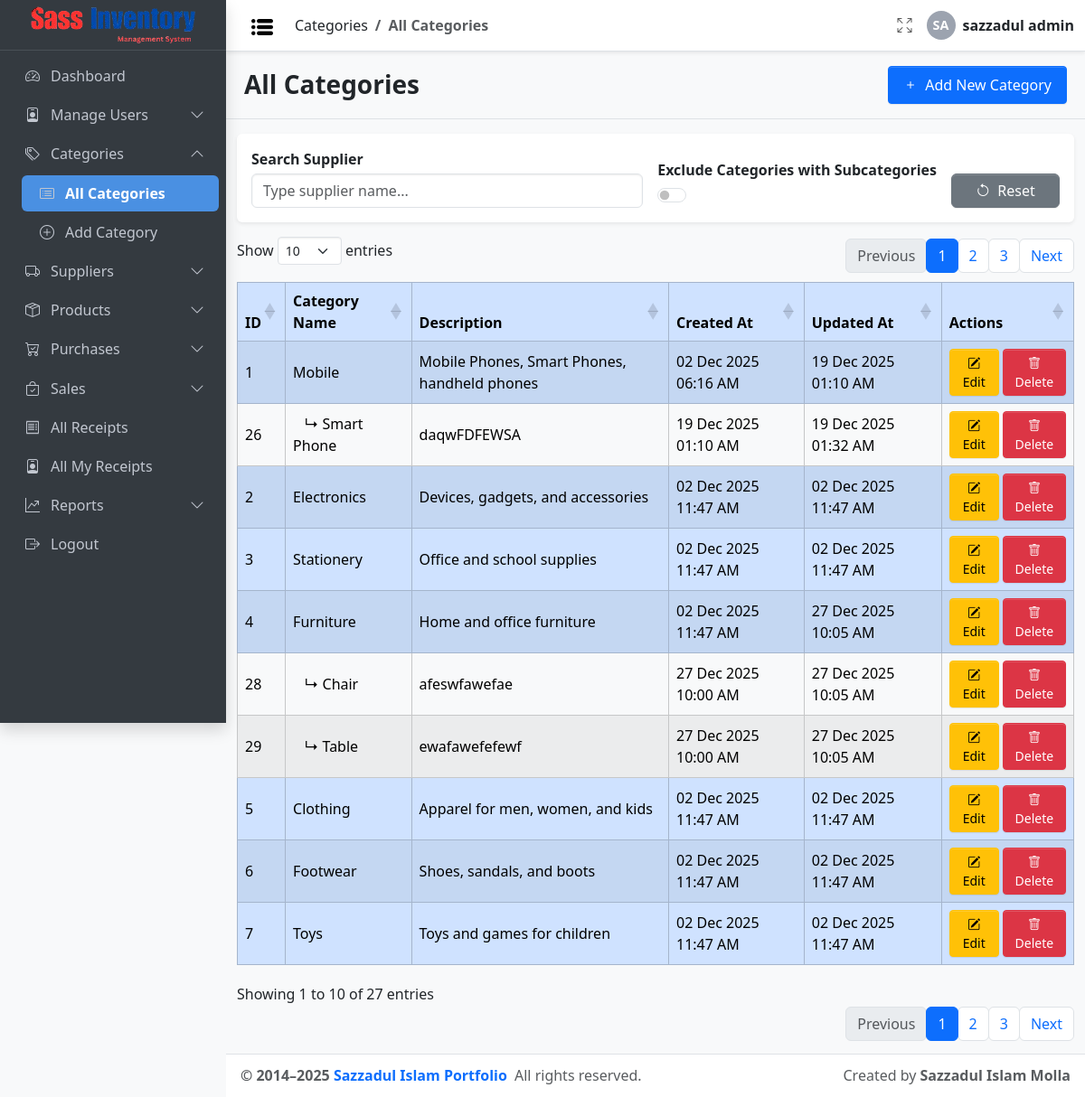
/category/index.php (signed in), run on the app's committed database.
### tables this page shows
CREATE TABLE `category` (
  `id` int(11) NOT NULL,
  `name` varchar(100) NOT NULL,
  `parent_id` int(11) DEFAULT NULL,
  `description` text DEFAULT NULL COMMENT 'Optional description',
  `created_at` timestamp NOT NULL DEFAULT current_timestamp(),
  `updated_at` timestamp NOT NULL DEFAULT current_timestamp() COMMENT 'Auto-update on record change'
);

### config/db_config.php (called while the page is built, shortened)
<?php
function can($permission, $userPermissions = null)
{
  global $USER_PERMISSIONS;
  $userPermissions = $userPermissions ?? $USER_PERMISSIONS;
  return in_array($permission, $userPermissions);
}
$Project_URL = "http://localhost/Sass_Inventory_Management/";

### Inc/link.php (called while the page is built)
<?php
$Project_URL = "http://localhost/Sass_Inventory_Management/";
function getUserPermissions($roleId, $conn)
{
  $permissions = [];
  $stmt = $conn->prepare("
        SELECT permission_name
        FROM role_permission_matrix
        WHERE role_id = ? AND assigned = 1
    ");
  $stmt->bind_param("i", $roleId);
  $stmt->execute();
  $result = $stmt->get_result();
  while ($row = $result->fetch_assoc()) {
    $permissions[] = $row['permission_name'];
  }
  return $permissions;
}

### category/index.php (the view, shortened to what this page needs)
<?php
include_once __DIR__ . '/../config/auth_guard.php';
?>
<!doctype html>
<html lang="en">
<head>
  <link rel="stylesheet"
    href="https://cdn.jsdelivr.net/npm/@fontsource/source-sans-3@5.0.12/index.css"
    media="print" onload="this.media='all'" />
  <link rel="stylesheet"
    href="https://cdn.jsdelivr.net/npm/bootstrap-icons@1.13.1/font/bootstrap-icons.min.css" />
  <link rel="stylesheet" href="<?= $Project_URL ?>/css/adminlte.css" />
  <link rel="stylesheet"
    href="https://cdn.datatables.net/1.13.6/css/dataTables.bootstrap5.min.css" />
</head>
<?php
$conn = connectDB();
$sql = "SELECT * FROM category WHERE parent_id IS NULL ORDER BY id ASC";
$mainCategories = $conn->query($sql);
?>
<body class="layout-fixed sidebar-expand-lg bg-body-tertiary">
  <div class="app-wrapper">
    <?php include_once '../Inc/Navbar.php'; ?>
    <?php include_once '../Inc/Sidebar.php'; ?>
    <main class="app-main">
      <div class="app-content-header py-3 border-bottom">
        <div class="container-fluid d-flex justify-content-between align-items-center flex-wrap">
          <h3 class="mb-0 " style="font-weight: 800;">All Categories</h3>
          <?php if (can('add_category')): ?>
            <a href="add.php" class="btn btn-sm btn-primary px-3 py-2" style=" font-size: medium; ">
              <i class="bi bi-plus me-1"></i> Add New Category
            </a>
          <?php endif; ?>
        </div>
      </div>
      <div class="app-content-body mt-3 container-fluid">
        <div class="table-toolbar p-3 mb-3 rounded shadow-sm bg-white d-flex flex-wrap align-items-end gap-3">
          <div class="d-flex flex-column flex-grow-1" style="min-width: 200px;">
            <label for="supplierSearch" class="form-label fw-semibold mb-1">Search Supplier</label>
            <input type="text" id="supplierSearch" class="form-control" placeholder="Type supplier name...">
          </div>
          <div class="d-flex flex-column justify-content-end" style="min-width: 200px;">
            <label class="form-label fw-semibold mb-1">Exclude Categories with Subcategories</label>
            <div class="form-check form-switch">
              <input class="form-check-input" type="checkbox" id="excludeSubCategories">
            </div>
          </div>
          <div class="d-flex flex-column align-items-start" style="min-width: 120px;">
            <label class="form-label mb-1">&nbsp;</label>
            <button id="resetFilters" class=" btn btn-secondary w-100 d-flex align-items-center justify-content-center gap-2">
              <i class="bi bi-arrow-counterclockwise reset-icon"></i> Reset
            </button>
          </div>
        </div>
        <div class="table-responsive">
          <?php if ($mainCategories->num_rows > 0): ?>
            <table id="categoriesTable" class="table table-bordered table-hover table-striped align-middle">
              <thead class="table-primary">
                <tr>
                  <th>ID</th>
                  <th>Category Name</th>
                  <th>Description</th>
                  <th>Created At</th>
                  <th>Updated At</th>
                  <th>Actions</th>
                </tr>
              </thead>
              <tbody>
                <?php while ($main = $mainCategories->fetch_assoc()): ?>
                  <?php
                  $mainId = $main['id'];
                  $stmtSub = $conn->prepare("SELECT * FROM category WHERE parent_id = ? ORDER BY id ASC");
                  $stmtSub->bind_param("i", $mainId);
                  $stmtSub->execute();
                  $subCategories = $stmtSub->get_result();
                  $hasSub = $subCategories->num_rows > 0;
                  ?>
                  <tr class="table-primary"
                    data-id="<?= $mainId ?>"
                    data-name="<?= htmlspecialchars(strtolower($main['name'])) ?>"
                    data-hassub="<?= $hasSub ? 1 : 0 ?>">
                    <td><?= htmlspecialchars($mainId) ?></td>
                    <td><?= htmlspecialchars($main['name']) ?></td>
                    <td><?= htmlspecialchars($main['description']) ?></td>
                    <td><?= !empty($main['created_at']) ? date('d M Y h:i A', strtotime($main['created_at'])) : '' ?></td>
                    <td><?= !empty($main['updated_at']) ? date('d M Y h:i A', strtotime($main['updated_at'])) : '' ?></td>
                    <td>
                      <div class="d-flex gap-1">
                        <?php if (can('edit_category')): ?>
                          <a href="edit.php?id=<?= urlencode($mainId) ?>" class="btn btn-warning btn-sm flex-fill">
                            <i class="bi bi-pencil-square"></i> Edit
                          </a>
                        <?php endif; ?>
                        <?php if (can('delete_category')): ?>
                          <a href="delete.php?id=<?= urlencode($mainId) ?>" class="btn btn-danger btn-sm flex-fill"
                            onclick="return confirm('Are you sure you want to delete this category?');">
                            <i class="bi bi-trash"></i> Delete
                          </a>
                        <?php endif; ?>
                      </div>
                    </td>
                  </tr>
                  <?php while ($sub = $subCategories->fetch_assoc()): ?>
                    <tr class="table-light"
                      data-id="<?= $sub['id'] ?>"
                      data-name="<?= htmlspecialchars(strtolower($sub['name'])) ?>"
                      data-parent="<?= $mainId ?>">
                      <td><?= htmlspecialchars($sub['id']) ?></td>
                      <td>&nbsp;&nbsp;&nbsp;↳ <?= htmlspecialchars($sub['name']) ?></td>
                      <td><?= htmlspecialchars($sub['description']) ?></td>
                      <td><?= !empty($sub['created_at']) ? date('d M Y h:i A', strtotime($sub['created_at'])) : '' ?></td>
                      <td><?= !empty($sub['updated_at']) ? date('d M Y h:i A', strtotime($sub['updated_at'])) : '' ?></td>
                      <td>
                        <div class="d-flex gap-1">
                          <?php if (can('edit_category')): ?>
                            <a href="edit.php?id=<?= urlencode($sub['id']) ?>" class="btn btn-warning btn-sm flex-fill">
                              <i class="bi bi-pencil-square"></i> Edit
                            </a>
                          <?php endif; ?>
                          <?php if (can('delete_category')): ?>
                            <a href="delete.php?id=<?= urlencode($sub['id']) ?>" class="btn btn-danger btn-sm flex-fill"
                              onclick="return confirm('Are you sure you want to delete this subcategory?');">
                              <i class="bi bi-trash"></i> Delete
                            </a>
                          <?php endif; ?>
                        </div>
                      </td>
                    </tr>
                  <?php endwhile;
                  $stmtSub->close(); ?>
                <?php endwhile; ?>
              </tbody>
            </table>
          <?php endif; ?>
        </div>
      </div>
    </main>
    <?php include_once '../Inc/Footer.php'; ?>
  </div>
</body>
</html>

### Inc/Navbar.php (shortened to what this page needs)
<?php include_once 'link.php' ?>
<?php
$currentPath = $_SERVER['PHP_SELF'];
$currentFile = basename($currentPath);
$currentDir  = basename(dirname($currentPath));
$parentTitle = null;
$childTitle  = null;
foreach ($sidebarMenu as $item) {
    if (!empty($item['submenu'])) {
        foreach ($item['submenu'] as $sub) {
            $subFile = basename($sub['url']);
            $subDir  = basename(dirname($sub['url']));
            if (
                ($subFile === $currentFile && $subDir === $currentDir) ||
                ($subFile === "index.php" && $subDir === $currentDir && $currentFile === "index.php")
            ) {
                $parentTitle = $item['title'];
                $childTitle  = $sub['title'];
                break 2;
            }
        }
    }
}
?>
<nav class="app-header navbar navbar-expand bg-body shadow-sm">
    <div class="container-fluid">
        <ul class="navbar-nav align-items-center">
            <li class="nav-item">
                <a class="nav-link" href="#" data-lte-toggle="sidebar" title="Toggle Sidebar">
                    <img
                        src="<?= $Project_URL ?>assets/Dashboard/Dashboard_Nav/list.png"
                        alt="Menu"
                        width="24"
                        height="24"
                        class="img-fluid">
                </a>
            </li>
            <li class="nav-item ms-2">
                <nav aria-label="breadcrumb">
                    <ol class="breadcrumb mb-0">
                        <?php if ($parentTitle): ?>
                            <li class="breadcrumb-item"><?= $parentTitle ?></li>
                        <?php endif; ?>
                        <li class="breadcrumb-item active fw-semibold"><?= $childTitle ?></li>
                    </ol>
                </nav>
            </li>
        </ul>
        <ul class="navbar-nav ms-auto align-items-center">
            <li class="nav-item">
                <a class="nav-link" href="#" data-lte-toggle="fullscreen" title="Fullscreen">
                    <i data-lte-icon="maximize" class="bi bi-arrows-fullscreen"></i>
                </a>
            </li>
            <?php
            $nameParts = explode(' ', trim($_SESSION['username']));
            $first = strtoupper(substr($nameParts[0], 0, 1));
            $last = isset($nameParts[1]) ? strtoupper(substr(end($nameParts), 0, 1)) : '';
            $initials = $first . $last;
            ?>
            <li class="nav-item dropdown user-menu d-flex align-items-center">
                <div class="user-avatar me-2">
                    <?= $initials ?>
                </div>
                <span class="d-none d-md-inline fw-semibold">
                    <?= htmlspecialchars($_SESSION['username']) ?>
                </span>
            </li>
        </ul>
    </div>
</nav>

### Inc/Sidebar.php (shortened to what this page needs)
<?php
include_once 'link.php';
$role = $_SESSION['role_id'];
$conn = connectDB();
$USER_PERMISSIONS = getUserPermissions($role, $conn);
function getProjectRoot()
{
  $parts = explode('/', trim($_SERVER['PHP_SELF'], '/'));
  return '/' . $parts[0] . '/';
}
$projectRoot = getProjectRoot();
$Project_URL = $projectRoot;
function getCurrentRelativePath()
{
  $current = $_SERVER['PHP_SELF'];
  $parts = explode('/', trim($current, '/'));
  $projectRoot = '/' . $parts[0] . '/';
  return str_replace($projectRoot, '', $current);
}
function isActivePage($url)
{
  return getCurrentRelativePath() === $url;
}
?>
<aside class="app-sidebar bg-body-secondary shadow" data-bs-theme="dark">
  <div class="sidebar-brand">
    <a href="<?= $Project_URL; ?>index.php" class="brand-link">
      <img src="<?= $Project_URL; ?>assets/Dashboard/Website_logo.png" alt="Logo">
    </a>
  </div>
  <div class="sidebar-wrapper">
    <nav>
      <ul class="nav sidebar-menu flex-column" id="sidebarAccordion">
        <?php foreach ($sidebarMenu as $index => $menu): ?>
          <?php
          $hasSubmenu = isset($menu['submenu']);
          if ($hasSubmenu) {
            $visibleSubmenus = array_filter($menu['submenu'], function ($sub) use ($USER_PERMISSIONS) {
              $hasPermission = empty($sub['permission']) || in_array($sub['permission'], $USER_PERMISSIONS);
              $notHidden = empty($sub['hidden']) || $sub['hidden'] !== true || isActivePage($sub['url']);
              return $hasPermission && $notHidden;
            });
            if (count($visibleSubmenus) === 1) {
              $sub = array_values($visibleSubmenus)[0];
          ?>
              <li class="nav-item">
                <a href="<?= $Project_URL . $sub['url'] ?>" class="nav-link <?= isActivePage($sub['url']) ? 'active-page' : '' ?>">
                  <i class="nav-icon <?= $sub['icon'] ?>"></i>
                  <p><?= $sub['title'] ?></p>
                </a>
              </li>
            <?php
            } else {
              $collapseId = "collapseMenu$index";
              $anyActive = false;
              foreach ($visibleSubmenus as $sub) {
                if (isActivePage($sub['url'])) $anyActive = true;
              }
            ?>
              <li class="nav-item">
                <a class="nav-link d-flex justify-content-between align-items-center" data-bs-toggle="collapse"
                  href="#<?= $collapseId ?>" aria-expanded="<?= $anyActive ? 'true' : 'false' ?>"
                  aria-controls="<?= $collapseId ?>">
                  <span class="d-inline-flex align-items-center gap-2">
                    <i class="nav-icon <?= $menu['icon'] ?>"></i>
                    <?= $menu['title'] ?>
                  </span>
                  <i class="bi bi-chevron-down collapse-arrow rotate-0"></i>
                </a>
                <div class="collapse <?= $anyActive ? 'show' : '' ?>" id="<?= $collapseId ?>" data-bs-parent="#sidebarAccordion">
                  <ul class="nav flex-column ms-3">
                    <?php foreach ($visibleSubmenus as $sub): ?>
                      <li class="nav-item">
                        <a href="<?= $Project_URL . $sub['url'] ?>" class="nav-link <?= isActivePage($sub['url']) ? 'active-page' : '' ?>">
                          <i class="nav-icon <?= $sub['icon'] ?>"></i>
                          <p><?= $sub['title'] ?></p>
                        </a>
                      </li>
                    <?php endforeach; ?>
                  </ul>
                </div>
              </li>
            <?php
            }
          } else {
            ?>
            <li class="nav-item">
              <a href="<?= $Project_URL . $menu['url'] ?>" class="nav-link <?= isActivePage($menu['url']) ? 'active-page' : '' ?>">
                <i class="nav-icon <?= $menu['icon'] ?>"></i>
                <p><?= $menu['title'] ?></p>
              </a>
            </li>
          <?php } ?>
        <?php endforeach; ?>
      </ul>
    </nav>
  </div>
</aside>

### Inc/Footer.php (shortened to what this page needs)
<footer class="app-footer py-2 px-3 d-flex justify-content-between align-items-center border-top">
    <div class="footer-left">
        <strong>
            &copy; 2014–<span id="currentYear"></span>
            <a
                href="https://sazzadul-islam-website.vercel.app/"
                class="text-decoration-none">
                Sazzadul Islam Portfolio
            </a>
        </strong>
        <span class="ms-1">All rights reserved.</span>
    </div>
    <div class="footer-right text-muted d-none d-sm-inline">
        Created by <strong>Sazzadul Islam Molla</strong>
    </div>
</footer>

### Inc/Navbar.php (style rules this page uses)
.user-avatar { width: 32px; height: 32px; background-color: #9ca3af; color: #ffffff; font-weight: 600; font-size: 0.9rem; border-radius: 50%; display: flex; align-items: center; justify-content: center; text-transform: uppercase; }

### Inc/Sidebar.php (style rules this page uses)
.rotate-180 { transform: rotate(180deg); transition: transform 0.25s ease; }
.rotate-0 { transform: rotate(0deg); transition: transform 0.25s ease; }
.active-page { font-weight: 600; background-color: #4a90e2; border-radius: 4px; }
.active-page>p { color: #ffffff; }

### data on the page
category: id "1", name "Mobile", description "Mobile Phones, Smart Phones, handheld phones", created_at "02 Dec 2025 06:16 AM", updated_at "19 Dec 2025 01:10 AM"
category: id "26", name "Smart Phone", description "daqwFDFEWSA", created_at "19 Dec 2025 01:10 AM", updated_at "19 Dec 2025 01:32 AM"
category: id "2", name "Electronics", description "Devices, gadgets, and accessories", created_at "02 Dec 2025 11:47 AM", updated_at "02 Dec 2025 11:47 AM"
category: id "3", name "Stationery", description "Office and school supplies", created_at "02 Dec 2025 11:47 AM", updated_at "02 Dec 2025 11:47 AM"
category: id "4", name "Furniture", description "Home and office furniture", created_at "02 Dec 2025 11:47 AM", updated_at "27 Dec 2025 10:05 AM"
category: id "28", name "Chair", description "afeswfawefae", created_at "27 Dec 2025 10:00 AM", updated_at "27 Dec 2025 10:05 AM"
category: id "29", name "Table", description "ewafawefefewf", created_at "27 Dec 2025 10:00 AM", updated_at "27 Dec 2025 10:05 AM"
category: id "5", name "Clothing", description "Apparel for men, women, and kids", created_at "02 Dec 2025 11:47 AM", updated_at "02 Dec 2025 11:47 AM"
category: id "6", name "Footwear", description "Shoes, sandals, and boots", created_at "02 Dec 2025 11:47 AM", updated_at "02 Dec 2025 11:47 AM"
category: id "7", name "Toys", description "Toys and games for children", created_at "02 Dec 2025 11:47 AM", updated_at "02 Dec 2025 11:47 AM"

### other printed values
$parentTitle "Categories"
$childTitle "All Categories"
$initials "SA"
$_SESSION['username'] "sazzadul admin"
$menu['title'] "Dashboard"
$menu['title'] "Manage Users"
$menu['title'] "Categories"
$sub['title'] "All Categories"
$sub['title'] "Add Category"
$menu['title'] "Suppliers"
$menu['title'] "Products"
$menu['title'] "Purchases"
$menu['title'] "Sales"
$menu['title'] "All Receipts"
$menu['title'] "All My Receipts"
